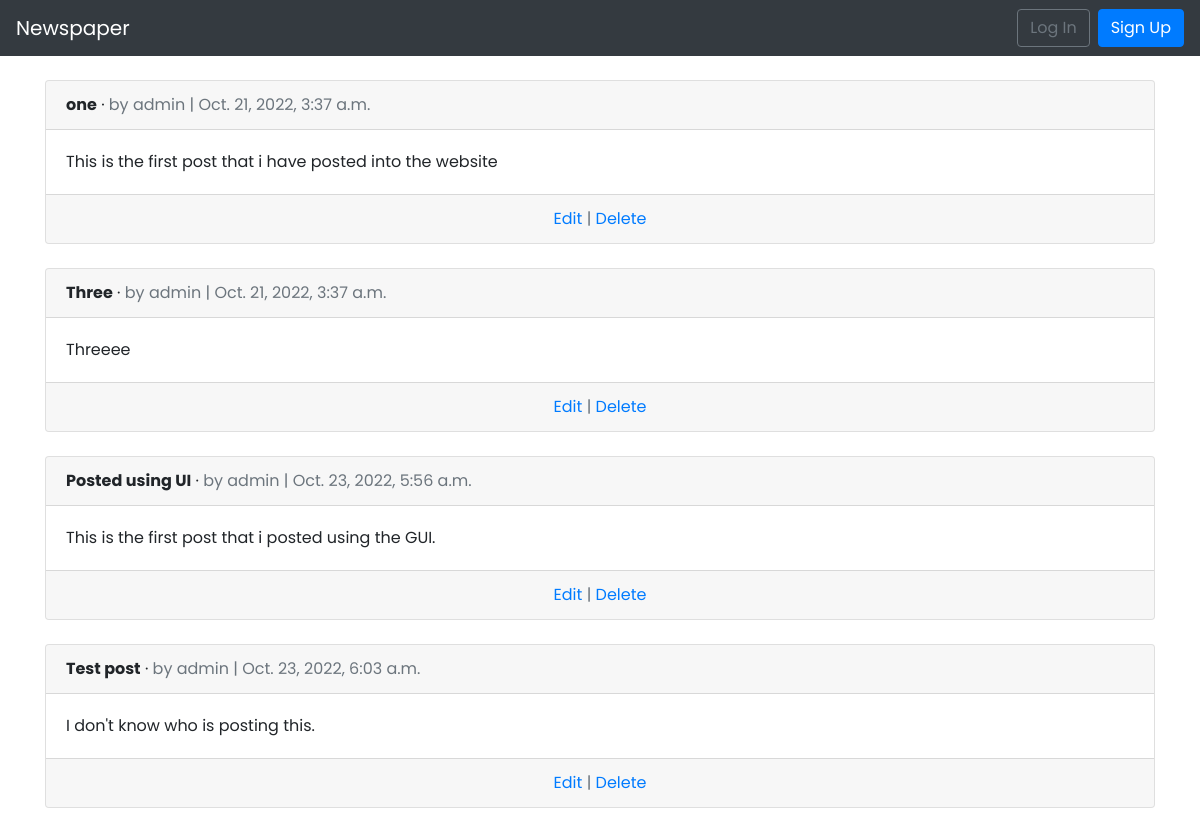
The page /articles/ on the database as committed earlier.
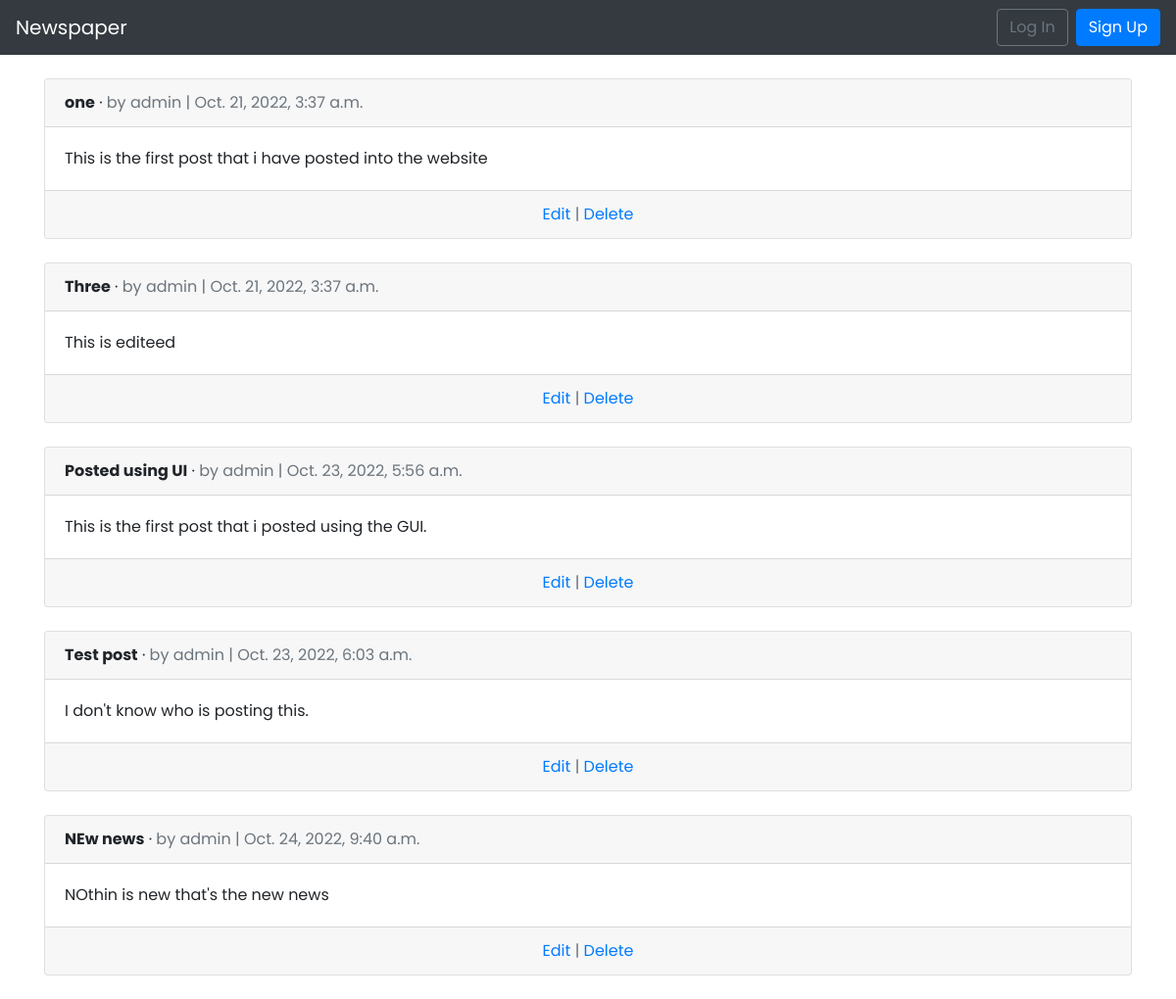
The same page on the database as committed later.
### articles/models.py (models this page shows, shortened)
class Article(models.Model):
    title = models.CharField(max_length=255)
    body =  models.TextField()
    date = models.DateTimeField(auto_now_add=True)
    author = models.ForeignKey(
        get_user_model(),
        on_delete = models.CASCADE,
    )

### users/models.py (models this page shows)
class CustomUser(AbstractUser):
    age = models.PositiveBigIntegerField(null=True, blank=True)

### articles/views.py (the view)
# urls.py: path('',ArticleListView.as_view(), name='article_list'),
class ArticleListView(ListView):
    model = Article
    template_name = 'article_list.html'

### templates/article_list.html (shortened to what this page needs)
{% extends 'base.html' %}
{% block content %}
    {% for article in object_list %}
        <div class="card">
            <div class="card-header">
                <span class="font-weight-bold">{{article.title}}</span> &middot;
                <span class="text-muted">by {{article.author}} | {{article.date}}</span>
            </div>
            <div class="card-body">
                {{article.body}}
            </div>
            <div class="card-footer text-center text-muted">
                <a href="{% url 'article_edit' article.pk %}">Edit</a> | <a href="{% url 'article_delete' article.pk%}">Delete</a>
            </div>
        </div>
        <br />
    {% endfor %}
{% endblock content %}

Rows that differ between the two databases and show on the page:
changed Article "Three": body "Threeee" → "This is editeed"
added Article: title "NEw news", author "admin", date "Oct. 24, 2022, 9:40 a.m.", body "NOthin is new that's the new news"
